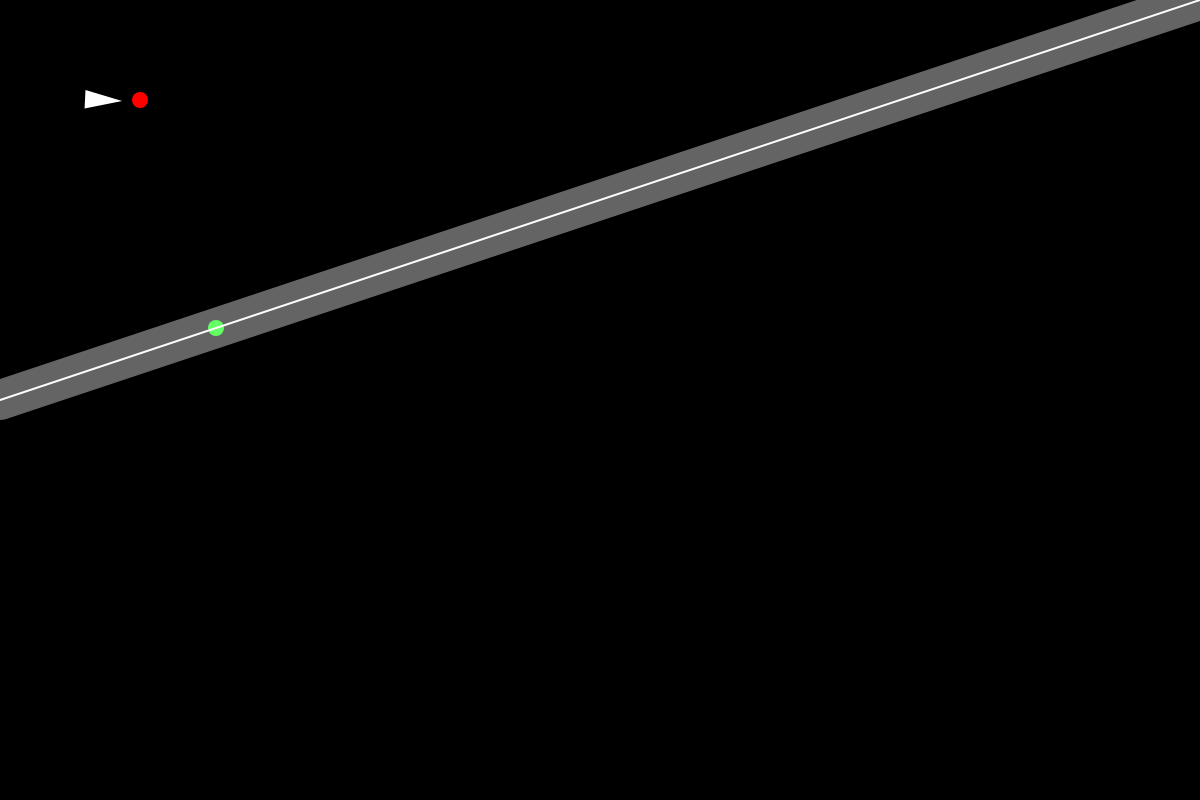
Frame 1 (no input)
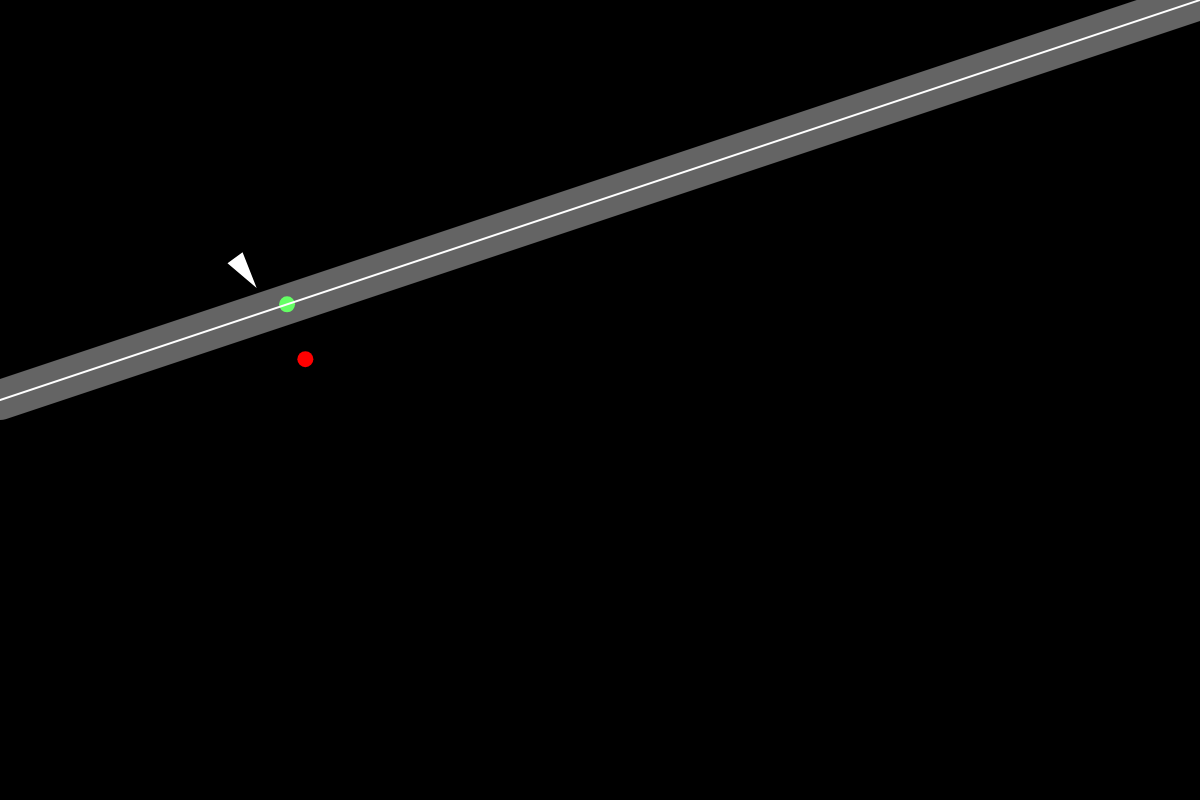
Frame 60 (no input)
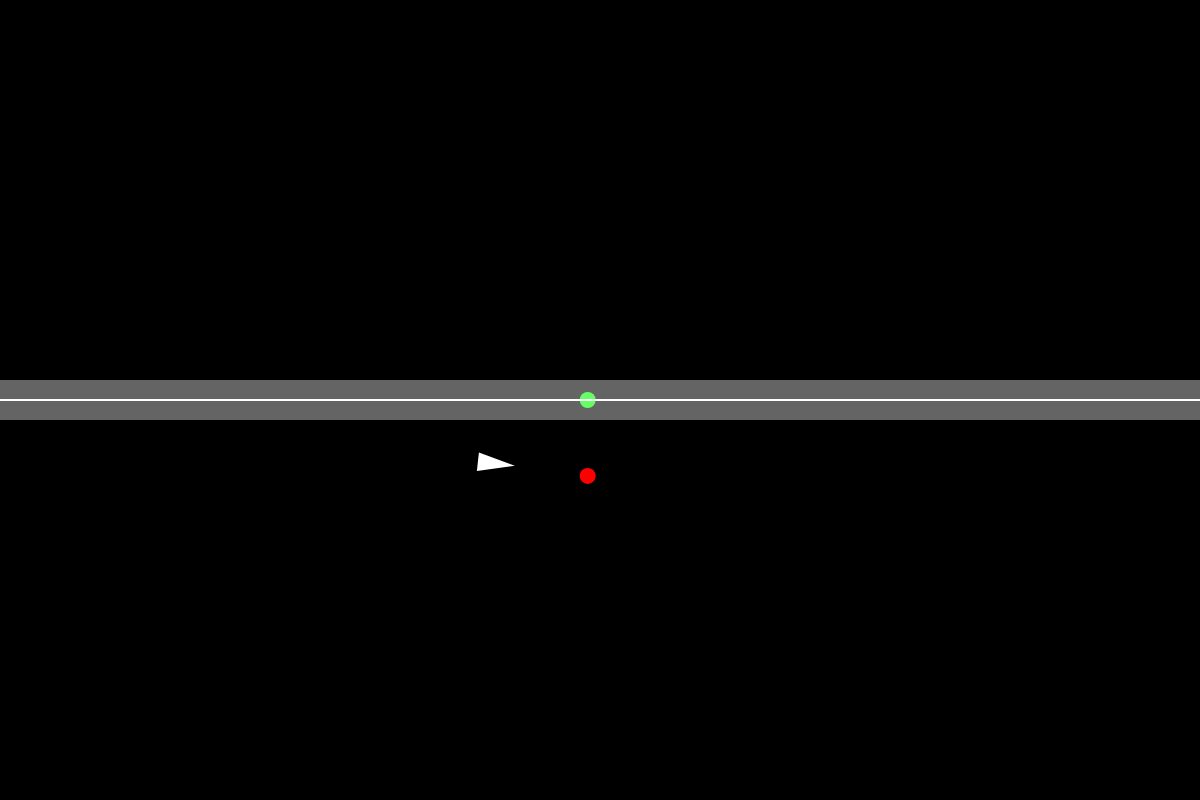
Frame 120 (the mouse pressed at the canvas centre since frame 60)

The p5.js sketch that drew these frames (run headless with seeded random() and noise() and a simulated clock; from frame 60 on, the mouse is pressed at the canvas centre):

// p5.js sketch
// ── sketch.js
// Path Following (Path Following)
// The Nature of Code
// The Coding Train / Daniel Shiffman
// https://youtu.be/LrnR6dc2IfM
// https://thecodingtrain.com/learning/nature-of-code/5.7-path-following.html

// Path Following: https://editor.p5js.org/codingtrain/sketches/dqM054vBV
// Complex Path: https://editor.p5js.org/codingtrain/sketches/2FFzvxwVt

let vehicle;
let path;

function setup() {
  createCanvas(1200, 800);
  vehicle = new Vehicle(100, 100);
  vehicle.vel.x = 2;
  path = new Path(0, height / 2, width, height / 2);
}

function draw() {
  background(0);

  path.end.y = mouseY;

  let force = vehicle.follow(path);
  vehicle.applyForce(force);

  vehicle.edges();
  vehicle.update();
  vehicle.show();

  path.show();
}

// ── path.js

class Path {
    constructor(x1, y1, x2, y2) {
      this.start = createVector(x1, y1);
      this.end = createVector(x2, y2);
      this.radius = 20;
    }
  
    show() {
      stroke(255);
      strokeWeight(2);
      line(this.start.x, this.start.y, this.end.x, this.end.y);
  
      stroke(255, 100);
      strokeWeight(this.radius * 2);
      line(this.start.x, this.start.y, this.end.x, this.end.y);
    }
  }
  
// ── vehicle.js
// Path Following (Path Following)
// The Nature of Code
// The Coding Train / Daniel Shiffman
// https://youtu.be/LrnR6dc2IfM
// https://thecodingtrain.com/learning/nature-of-code/5.7-path-following.html

// Path Following: https://editor.p5js.org/codingtrain/sketches/dqM054vBV
// Complex Path: https://editor.p5js.org/codingtrain/sketches/2FFzvxwVt

// on v1 qui part de pos et va vers a,
// on a v2 qui part pos et va vers b
// renvoie le point b projeté sur v1
function findProjection(pos, a, b) {
  let v1 = p5.Vector.sub(a, pos);
  let v2 = p5.Vector.sub(b, pos);
  v2.normalize();
  let sp = v1.dot(v2);
  v2.mult(sp);
  v2.add(pos);
  return v2;
}

class Vehicle {
  constructor(x, y) {
    this.pos = createVector(x, y);
    this.vel = createVector(0, 0);
    this.acc = createVector(0, 0);
    this.maxSpeed = 6;
    this.maxForce = 0.1;
    this.r = 16;
  }

  follow(path) {
    // Path following algorithm here!!

    // Step 1 calculate future position
    let future = this.vel.copy();
    // dans 20 frames d'animation
    future.mult(20);
    future.add(this.pos);

    // on le dessine en rouge
    fill(255, 0, 0);
    noStroke();
    circle(future.x, future.y, 16);

    // Step 2 Is future on path?
    // On calcule la projection perpendiculaire du point "futur" sur le chemin
    let target = findProjection(path.start, future, path.end);

    // on le dessine en vert
    fill(0, 255, 0);
    noStroke();
    circle(target.x, target.y, 16);

    // on regarde si la distance entre le point futur et le point projeté
    // est inférieure à la demi largeur du chemin.
    // Si oui, on efait rien, le vehicule est sur la route,
    // si non on fait seek vers le point projeté, pour rapprocher
    // le véhicule de la route
    let d = p5.Vector.dist(future, target);
    if (d > path.radius) {
      return this.seek(target);
    } else {
      return createVector(0, 0);
    }
  }

  seek(target, arrival = false) {
    let force = p5.Vector.sub(target, this.pos);
    let desiredSpeed = this.maxSpeed;
    if (arrival) {
      let slowRadius = 100;
      let distance = force.mag();
      if (distance < slowRadius) {
        desiredSpeed = map(distance, 0, slowRadius, 0, this.maxSpeed);
      }
    }
    force.setMag(desiredSpeed);
    force.sub(this.vel);
    force.limit(this.maxForce);
    return force;
  }

  applyForce(force) {
    this.acc.add(force);
  }

  update() {
    this.vel.add(this.acc);
    this.vel.limit(this.maxSpeed);
    this.pos.add(this.vel);
    this.acc.set(0, 0);
  }

  show() {
    stroke(255);
    strokeWeight(2);
    fill(255);
    push();
    translate(this.pos.x, this.pos.y);
    rotate(this.vel.heading());
    triangle(-this.r, -this.r / 2, -this.r, this.r / 2, this.r, 0);
    pop();
  }

  edges() {
    if (this.pos.x > width + this.r) {
      this.pos.x = -this.r;
    } else if (this.pos.x < -this.r) {
      this.pos.x = width + this.r;
    }
    if (this.pos.y > height + this.r) {
      this.pos.y = -this.r;
    } else if (this.pos.y < -this.r) {
      this.pos.y = height + this.r;
    }
  }
}
